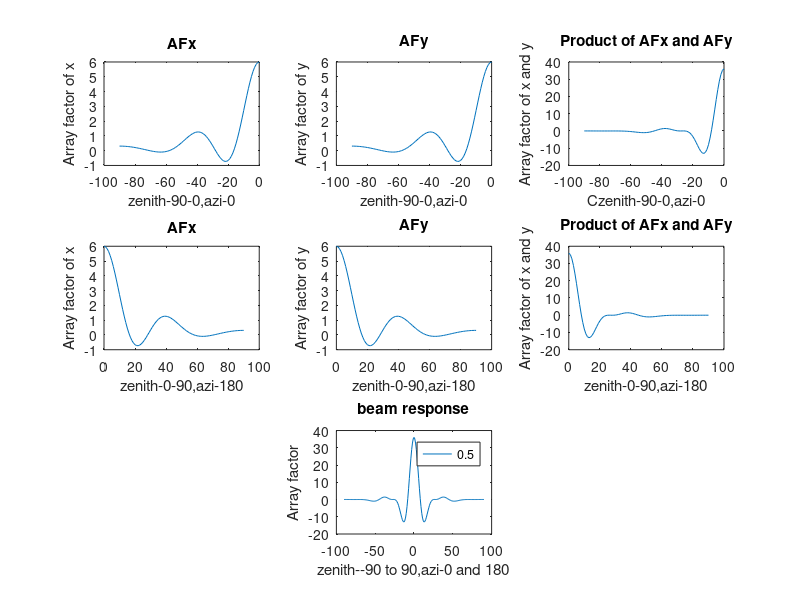

Here is the MATLAB script that generated this plot:
%2D FFT beamforming
%clc;
clear all;
%close all;
c=3e8;
%frequency and wavelength of observing source
f=1420e6;
lambda=c/f;
ls = 2;
%distance between antennas in y direction
dx = lambda/ls;
%distance between antennas in x direction
dy = lambda/ls;
%propagation constant
k = 2*pi/lambda;
%Number of antennas in y direction
M = 6;
%Number of antennas in x direction
N = 6;
%Progressive Phase shift in y and x direction 
Bx = 0;
By = 0;
%Find maximun of M and N and create a square matrix of max of M and N if M and N are not equal
if (M == N)
  A =  ones(M,N);
else 
  r = max(M,N);
B = ones(r,r);
A = ones(M,N);
%Amplitudes of each antenna in 8X8 array: 64 elements
A(size(B,1), size(B,2)) = 0;
endif


%Im(:,1) = [1+j 0.5+0.5j 0.6+0.6j 0.8+0.8j 1+j 0.5+0.5j 0.6+0.6j 0.8+0.8j];
%In(1,:) = [1+j 0.5+0.5j 0.6+0.6j 0.8+0.8j 1+j 0.5+0.5j 0.6+0.6j 0.8+0.8j];
%Zenith angle
thetad900 = -90:1:0;
thetar900 = deg2rad(thetad900);
%Azimuth angle
phi = 45;
phir = deg2rad(phi);
%Initial Array Factor 
AFx = 0;
AFy = 0;
w =  zeros(1,M);
z = zeros(1,N);
%AF for all the columns
m = 1:1:M;
for y = 1:N
 for p =  1:length(thetar900)
 wz9 = A(y,m).*exp(1i.*(m-1)*(k.*dx.*sin(thetar900(p)).*cos(phir))); 
 AFxz9(p) = sum(wz9);
endfor
endfor

%AF for all the rows
n = 1:1:M;
for x = 1:M
 for p =  1:length(thetar900)
 zz9 = A(x,n).*exp(1i.*(n-1)*(k.*dy.*sin(thetar900(p)).*sin(phir)));
 AFyz9(p) = sum(zz9);
endfor
endfor

%multiply array factor of rows and columns
%AFxl = 20*log10(AFx);
subplot(3,3,1)
plot(thetad900,AFxz9);
ylabel('Array factor of x');
xlabel('zenith-90-0,azi-0');
title('AFx')
%AFyl = 20*log10(AFy);
subplot(3,3,2)
plot(thetad900,AFyz9);
ylabel('Array factor of y');
xlabel('zenith-90-0,azi-0');
title('AFy');

  AFz9 = AFxz9.*AFyz9;
  %y = 20*log10(AF);
  subplot(3,3,3)
plot(thetad900,AFz9);
ylabel('Array factor of x and y');
xlabel('Czenith-90-0,azi-0');
title('Product of AFx and AFy')



%Zenith angle
thetad090 = 0:1:90;
thetar090 = deg2rad(thetad090);
%Azimuth angle
phi = 225;
phir = deg2rad(phi);
%Initial Array Factor 
AFx = 0;
AFy = 0;
w =  zeros(1,M);
z = zeros(1,N);
%AF for all the columns
m = 1:1:M;
for y = 1:N
 for p =  1:length(thetar090)
 wz0 = A(y,m).*exp(1i.*(m-1)*(k.*dx.*sin(thetar090(p)).*cos(phir))); 
 AFxz0(p) = sum(wz0);
endfor
endfor

%AF for all the rows
n = 1:1:M;
for x = 1:M
 for p =  1:length(thetar090)
 zz0 = A(x,n).*exp(1i.*(n-1)*(k.*dy.*sin(thetar090(p)).*sin(phir)));
 AFyz0(p) = sum(zz0);
endfor
endfor

%multiply array factor of rows and columns
%AFxl = 20*log10(AFx);
subplot(3,3,4)
plot(thetad090,AFxz0);
ylabel('Array factor of x');
xlabel('zenith-0-90,azi-180');
title('AFx')
%AFyl = 20*log10(AFy);
subplot(3,3,5)
plot(thetad090,AFyz0);
ylabel('Array factor of y');
xlabel('zenith-0-90,azi-180');
title('AFy');

  AFz0 = AFxz0.*AFyz0;
  %y = 20*log10(AF);
  subplot(3,3,6)
plot(thetad090,AFz0);
ylabel('Array factor of x and y');
xlabel('zenith-0-90,azi-180');
title('Product of AFx and AFy')

AF = [AFz9 AFz0];
theta = [thetad900 thetad090];
subplot(3,3,8)
plot(theta,AF);
legend(num2str(1/ls));
ylabel('Array factor');
xlabel('zenith--90 to 90,azi-0 and 180');
title('beam response')
